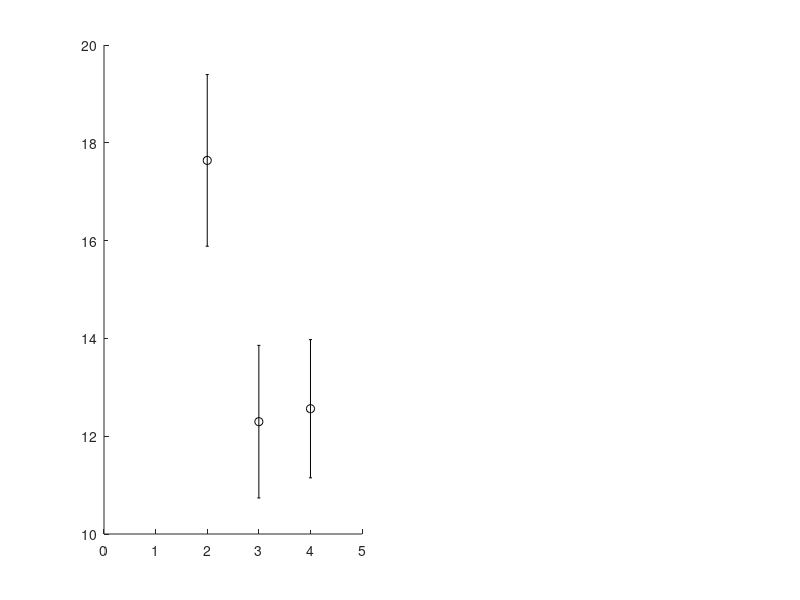

MATLAB code for this plot: (Note: this script raises an error after producing the figure.)
clear;clc;

means1 = [ 17.6400, 12.2974, 12.5620];
means2 = [64.4819, 55.9414, 36.3315];

vars1 = [3.0805, 2.4346, 1.9970];
vars2 = [50.1098,  41.1043, 99.9204];

sds1 = sqrt(vars1);
sds2 = sqrt(vars2);

yMin=min(means1-sds1);
yMax=max(means1+sds1);
subplot(1,2,1),errorbar([Inf, means1],[Inf, sds1],'ko','LineWidth',1.5);
hold on;
subplot(1,2,1),plot([1:1:4],[Inf, means1],'ro','LineWidth',1.5);
ylim([yMin-1 yMax+1]);
xlabel('Nr predators');
ylabel('Avg. number time steps');
title(strcat('Means and SDs (9 by 9 grid)'));

yMin=min(means2-sds2);
yMax=max(means2+sds2);
subplot(1,2,2),errorbar([Inf, means2],[Inf, sds2],'ko','LineWidth',1.5);
hold on;
subplot(1,2,2),plot([1:1:4],[Inf, means2],'bo','LineWidth',1.5);
ylim([yMin-1 yMax+1]);
xlabel('Nr predators');
ylabel('Percentage of times predators won');
title(strcat('Means and SDs (9 by 9 grid)'));